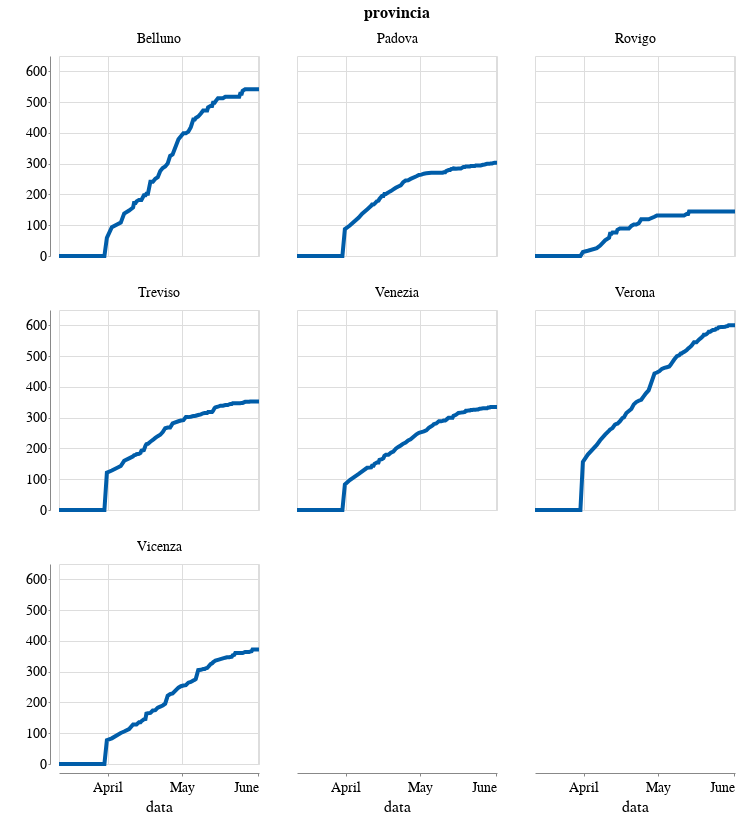

The cell this chart's notebook holds for it:
### Code cell
alt.Chart(df).mark_line().encode(
    x='data:T',
    y=alt.Y('deceduti_per_1M_pop', title=''),
    facet=alt.Facet('provincia', columns=3)
).properties(
    width=200,
    height=200
)

### Figure 1 — Vega-Lite specification as saved in the notebook (floating-point values rounded to 4 significant figures; data arrays with more than 128 entries replaced by an {"elided": "..."} marker saying what was removed)
{"config": {"view": {"width": 600, "height": 400}, "background": "#ffffff", "title": {"anchor": "start", "font": "Source Sans Pro, Arial, sans", "fontColor": "#000000", "fontSize": 24, "fontWeight": "bold"}, "arc": {"fill": "#005DA9"}, "area": {"fill": "#005DA9"}, "line": {"stroke": "#005DA9", "strokeWidth": 4}, "path": {"stroke": "#005DA9"}, "rect": {"fill": "#005DA9"}, "shape": {"stroke": "#005DA9"}, "bar": {"fill": "#005DA9"}, "point": {"stroke": "#005DA9"}, "symbol": {"fill": "#005DA9", "size": 60}, "axis": {"titleFont": "Source Sans Pro, sans", "titleFontSize": 16, "titleFontWeight": "normal", "labelFont": "Source Sans Pro, sans", "labelFontSize": 14, "labelFontWeight": "normal"}, "axisX": {"labelAngle": 0, "labelPadding": 4, "tickSize": 3}, "axisY": {"labelBaseline": "middle", "maxExtent": 45, "minExtent": 45, "tickSize": 2, "titleAlign": "left", "titleAngle": 0, "titleX": -45, "titleY": -11}, "headerFacet": {"titleFontSize": 16, "labelFontSize": 14}, "headerRow": {"titleFontSize": 16, "labelFontSize": 14}, "headerColumn": {"titleFontSize": 16, "labelFontSize": 14}, "legend": {"titleFont": "Source Sans Pro, sans", "titleFontSize": 16, "titleFontWeight": "normal", "symbolType": "circle", "labelFont": "Source Sans Pro, sans", "labelFontSize": 15}, "range": {"category": ["#AB377A", "#AEC067", "#9BC3B7", "#928285", "#F07F3C", "#FFE054", "#E30034", "#005DA9", "#644F54", "#5EA290", "#769F3B", "#812161", "#E36319", "#F5C631"]}}, "data": {"name": "data-1ed2cbad2130866dddd45093689854ef"}, "mark": "line", "encoding": {"facet": {"type": "nominal", "columns": 3, "field": "provincia"}, "x": {"type": "temporal", "field": "data"}, "y": {"type": "quantitative", "field": "deceduti_per_1M_pop", "title": ""}}, "height": 200, "width": 200, "$schema": "https://vega.github.io/schema/vega-lite/v4.0.2.json", "datasets": {"data-1ed2cbad2130866dddd45093689854ef": {"elided": "581 records"}}}
